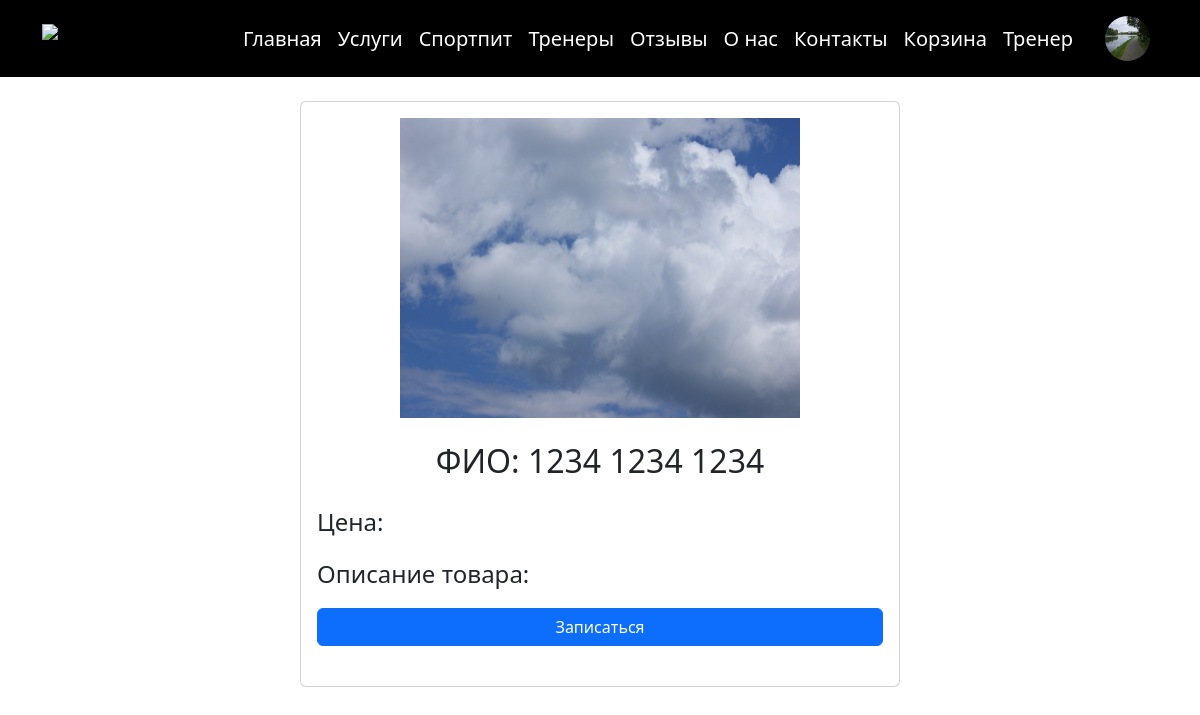
Screenshot of /trainers/trainer_card.php?id_trainer=7 (signed in) with the database file from the repository.
### tables this page shows
CREATE TABLE `users` (
  `id` int NOT NULL,
  `role` int NOT NULL DEFAULT '0',
  `name` varchar(255) NOT NULL,
  `surname` varchar(255) NOT NULL,
  `middle_name` varchar(255) NOT NULL,
  `phone` int NOT NULL,
  `password` varchar(255) NOT NULL,
  `birthday` datetime NOT NULL,
  `avatar` varchar(255) NOT NULL DEFAULT 'user.png',
  `address` varchar(255) NOT NULL,
  `created_at` timestamp NOT NULL DEFAULT CURRENT_TIMESTAMP,
  `updated_at` timestamp NOT NULL DEFAULT CURRENT_TIMESTAMP
);

### trainers/trainer_card.php (the view, shortened to what this page needs)
<?php
include_once '../controllers/connect.php';
require_once '../content/header.php';
$id_trainer=$_GET['id_trainer'];
$trainers = $connect->query("SELECT * FROM `users` WHERE `id`=$id_trainer")->fetch_array();
?>
<main>
    <div class="container">
        <div class="flex-column d-flex mx-auto my-4 card mx-auto p-3"  style="max-width: 600px">
            <img class="mx-auto" style="max-width: 500px" src="/assets/pictures/<?=$trainers['avatar']?>" alt="">
            <div class="d-flex flex-column gap-3 my-4 fs-4">
                <div>
                <p class="h2 text-center">ФИО: <?php echo ($trainers['name'] . ' ' . $trainers['surname'] . ' ' . $trainers['middle_name']); ?></p></div>
                <div>Цена: <?=$trainers['price']?></div>
                <div>Описание товара: <?=$trainers['description']?></div>
                <a class="btn btn-primary" href='./record_trainer.php?id_trainer=<?=$trainers['id']?>'>Записаться</a>
            </div>
        </div>
    </div>
</main>

### content/header.php (shortened to what this page needs)
<?php
global $connect;
if (isset($_SESSION['user_id'])) $user = $connect->query("select * from users where id='$_SESSION[user_id]'")->fetch_array();
?>
<!doctype html>
<html lang="en">
<head>
    <link href="https://cdn.jsdelivr.net/npm/bootstrap@5.3.3/dist/css/bootstrap.min.css" rel="stylesheet">
</head>
<body>
<header>
    <nav class="navbar navbar-expand bg-black">
        <div class="container">
            <a class="navbar-brand" href="/index.php">
                <img src="../assets/pictures/logo.php" alt="LOGO"  height="65">
            </a>
			<div class="justify-content-end fs-5 collapse navbar-collapse" >
				<ul class="navbar-nav menu-desktop" style="align-items: center">
					<li class="nav-item"><a href="/" class="nav-link text-white">Главная</a></li>
					<li class="nav-item"><a class="nav-link text-white link-hover-class" href="/services/index.php">Услуги</a></li>
					<li class="nav-item"><a class="nav-link text-white link-hover-class" href="/product/index.php">Спортпит</a></li>
					<li class="nav-item"><a class="nav-link text-white link-hover-class" href="/trainers/index.php">Тренеры</a></li>
					<li class="nav-item"><a class="nav-link text-white link-hover-class" href="/product/index.php">Отзывы</a></li>
					<li class="nav-item"><a class="nav-link text-white link-hover-class" href="/product/index.php">О нас</a></li>
					<li class="nav-item"><a class="nav-link text-white link-hover-class" href="/product/index.php">Контакты</a></li>
                  <?php if(isset($_SESSION['user_id'])):?>
					<li class="nav-item"><a href="/basket/index.php" class="nav-link text-white link-hover-class">Корзина</a></li>
                  <?php endif;?>
				  <?php if (isset($user) and $user['role'] == 2):?>
					  <li class="nav-item"><a href="/trainer/index.php" class="nav-link text-white link-hover-class">Тренер</a></li>
                  <?php endif;?>
                  <?php if(isset($_SESSION['user_id'])):?>
					  <li class="nav-item">
						  <a href="/profile.php" class="nav-link text-white d-flex gap-3 link-hover-class" style="align-items: center">
							  <img class="rounded-circle"  src="<?php if (isset($user['avatar'])) echo  "../assets/pictures/$user[avatar]";
                              else echo "../assets/pictures/user.png"
                              ?>" alt="" height="45" width="45">
						  </a>
					  </li>
                  <?php endif;?>
				</ul>
			</div>
		  </div>
    </nav>
</header>

### rows the page displays
users: avatar (picture)
users: avatar (picture), name "1234", surname "1234", middle_name "1234"
